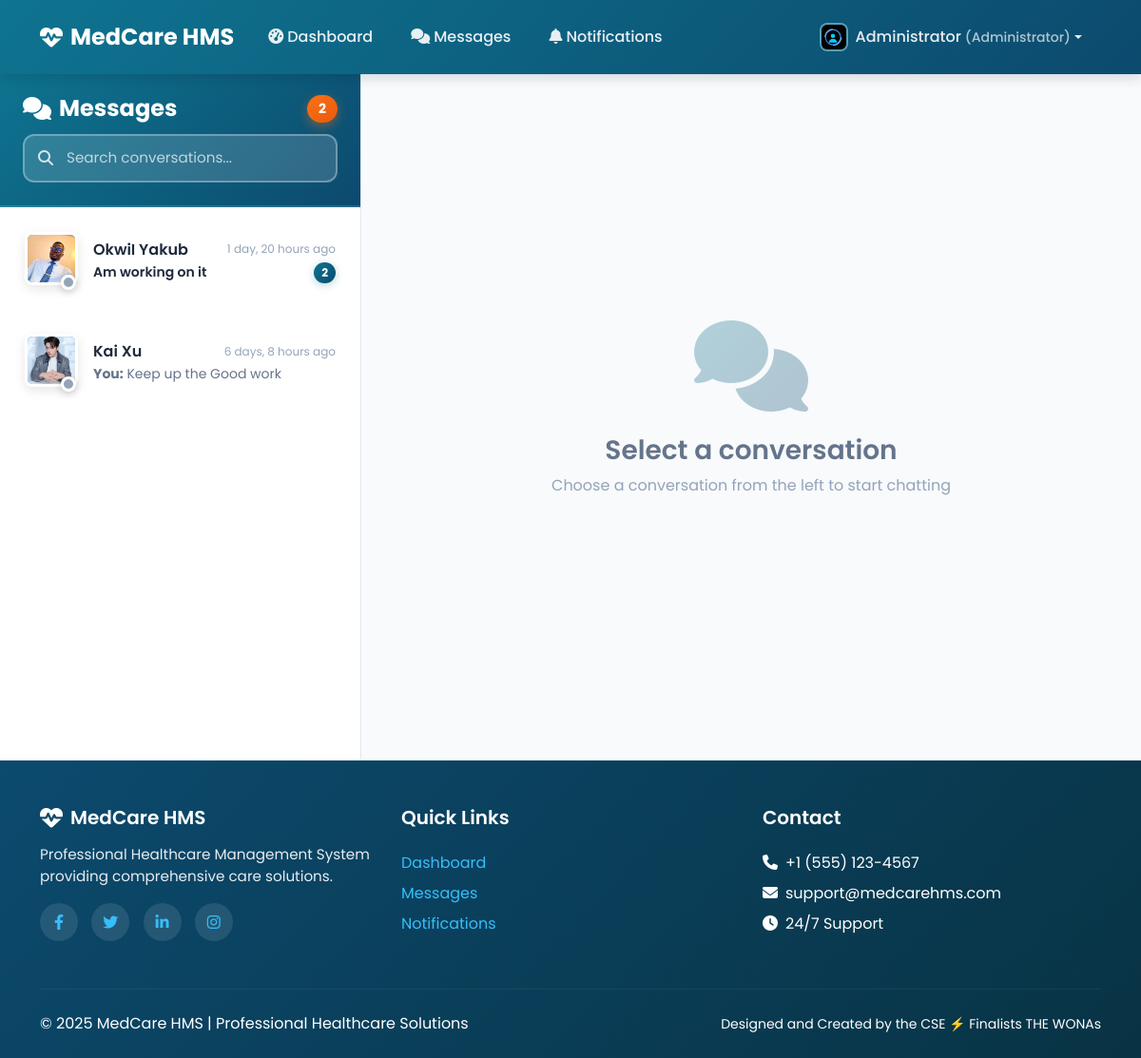
Page /chat/ (signed in) on the earlier database version.
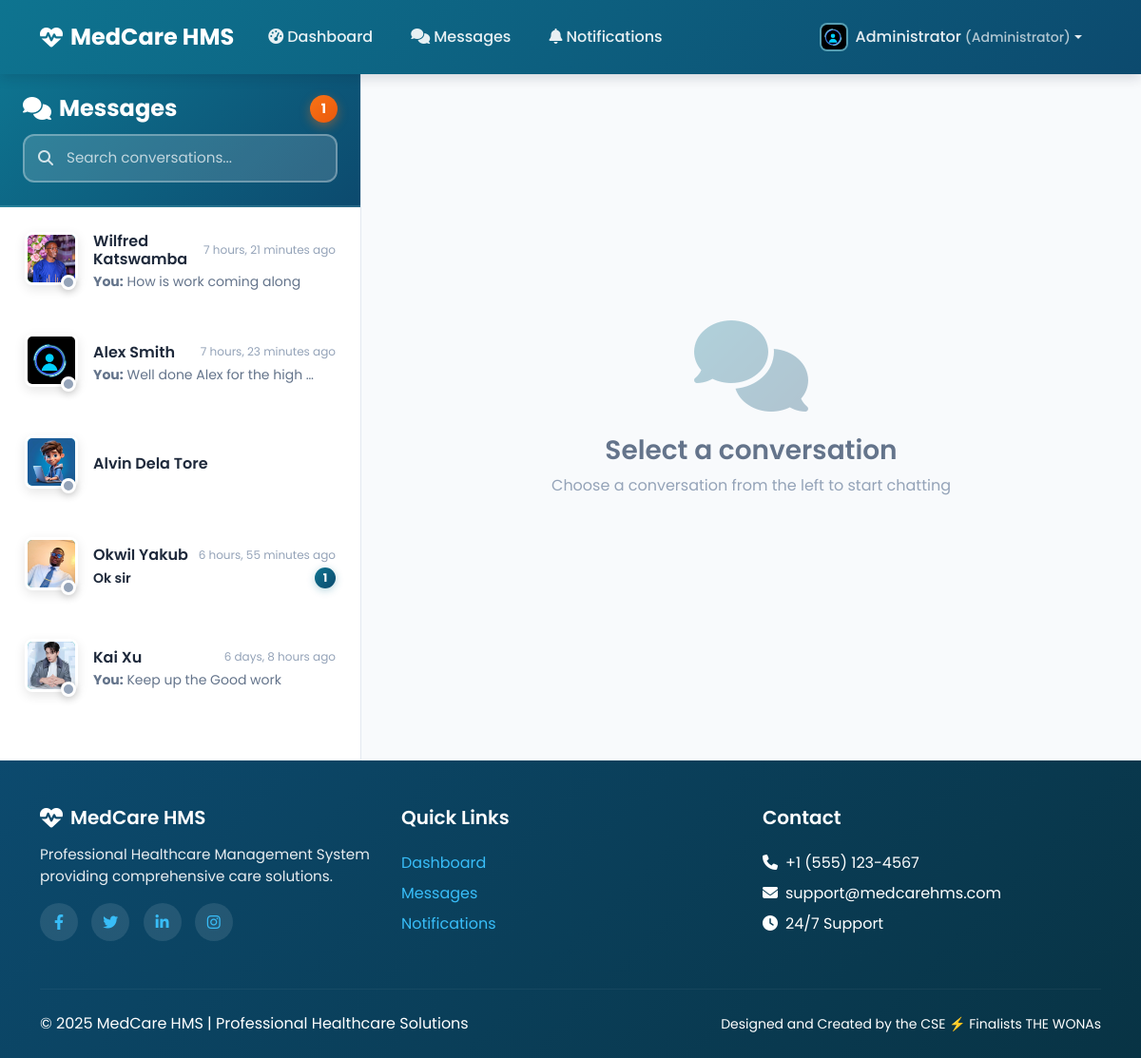
Same page on the later database version.
### chat/models.py (models this page shows, shortened)
class Thread(models.Model):
    participants = models.ManyToManyField(User, related_name='chat_threads')
    created = models.DateTimeField(auto_now_add=True)
    updated = models.DateTimeField(auto_now=True)
    def get_unread_count_for_user(self, user):
        return self.messages.filter(is_read=False).exclude(sender=user).count()

class ChatMessage(models.Model):
    thread = models.ForeignKey(Thread, on_delete=models.CASCADE, related_name='messages')
    sender = models.ForeignKey(User, on_delete=models.CASCADE)
    message = models.TextField(blank=True)
    timestamp = models.DateTimeField(auto_now_add=True)
    is_read = models.BooleanField(default=False)
    read_at = models.DateTimeField(null=True, blank=True)
    attachment = models.FileField(upload_to='chat_attachments/%Y/%m/%d/', null=True, blank=True)
    attachment_type = models.CharField(max_length=20, null=True, blank=True)  # 'image', 'document', 'other'
    appointment = models.ForeignKey(
        'patients.Appointment',
        on_delete=models.SET_NULL,
        null=True,
        blank=True,
        related_name='chat_messages'
    )
    class Meta:
        ordering = ['timestamp']

### chat/views.py (the view, shortened to what this page needs)
# urls.py: path('', views.thread_list_view, name='thread_list'),
@login_required
def thread_list_view(request, thread_id=None):
    user_threads = Thread.objects.filter(participants=request.user).order_by('-updated')
    threads_with_other_user = []
    total_unread = 0
    for thread in user_threads:
        other_participant = thread.participants.exclude(id=request.user.id).first()
        last_message = thread.messages.order_by('-timestamp').first()
        unread_count = thread.get_unread_count_for_user(request.user)
        total_unread += unread_count
        is_online = False
        if other_participant:
            try:
                is_online = other_participant.presence.is_online
            except UserPresence.DoesNotExist:
                is_online = False
        threads_with_other_user.append({
            'thread_object': thread,
            'other_user': other_participant,
            'last_message': last_message,
            'unread_count': unread_count,
            'is_online': is_online
        })
    active_thread = None
    messages = []
    other_user = None
    patient_context = None
    is_online = False
    last_seen = None
    canned_responses = []
    context = {
        'threads': threads_with_other_user,
        'total_unread': total_unread,
        'active_thread': active_thread,
        'messages': messages,
        'other_user': other_user,
        'patient_context': patient_context,
        'is_online': is_online,
        'last_seen': last_seen,
        'canned_responses': canned_responses
    }
    return render(request, 'chat/combined_chat.html', context)

### accounts/templatetags/profile_tags.py (called while the page is built)
@register.simple_tag
def get_profile_image_url(user):
    try:
        if hasattr(user, 'doctorprofile') and user.doctorprofile.profile_picture:
            return user.doctorprofile.profile_picture.url
        elif hasattr(user, 'patientprofile') and user.patientprofile.profile_picture:
            return user.patientprofile.profile_picture.url
        elif hasattr(user, 'receptionistprofile') and user.receptionistprofile.profile_picture:
            return user.receptionistprofile.profile_picture.url
    except (AttributeError, ValueError):
        pass
    return '/static/profile_pictures/default.jpeg'

@register.simple_tag
def get_user_initials(user):
    if user.first_name and user.last_name:
        return f"{user.first_name[0]}{user.last_name[0]}".upper()
    elif user.first_name:
        return user.first_name[0].upper()
    elif user.username:
        return user.username[0].upper()
    return "U"

### accounts/templatetags/theme_tags.py (called while the page is built)
@register.inclusion_tag('components/theme_detector.html', takes_context=True)
def load_theme_css(context):
    return {
        'theme_class': get_user_theme(context),
        'theme_css': get_theme_css_file(context),
        'theme_colors': get_theme_colors(context)
    }

### templates/chat/combined_chat.html (shortened to what the changed rows need)
{% extends 'base_shared.html' %}
{% load static %}
{% load profile_tags %}
{% block content %}
<div class="chat-app-container">
    <div class="chat-sidebar">
        <div class="chat-sidebar-header">
            <div class="sidebar-header-title">
                <h4>
                    <i class="fas fa-comments"></i>
                    Messages
                </h4>
                {% if total_unread > 0 %}
                <span class="total-unread-badge">{{ total_unread }}</span>
                {% endif %}
            </div>
        </div>
        <div class="chat-threads-list">
            {% if threads %}
                {% for thread_data in threads %}
                <a href="{% url 'chat:thread_detail' thread_data.thread_object.id %}"
                   class="thread-item {% if active_thread and active_thread.id == thread_data.thread_object.id %}active{% endif %}"
                   data-thread-id="{{ thread_data.thread_object.id }}">
                    <div class="thread-avatar">
                        {% profile_image thread_data.other_user size="56" css_class="thread-avatar-img" %}
                        <span class="online-indicator {% if thread_data.is_online %}online{% else %}offline{% endif %}"></span>
                    </div>
                    <div class="thread-content">
                        <div class="thread-header">
                            <h6 class="thread-name">
                                {{ thread_data.other_user.get_full_name|default:thread_data.other_user.username }}
                            </h6>
                            {% if thread_data.last_message %}
                            <span class="thread-time">{{ thread_data.last_message.timestamp|timesince }} ago</span>
                            {% endif %}
                        </div>
                        <div class="thread-preview">
                            {% if thread_data.last_message %}
                            <span class="thread-preview-text {% if thread_data.unread_count > 0 %}unread{% endif %}">
                                {% if thread_data.last_message.sender == request.user %}
                                    <strong>You:</strong>
                                {% endif %}
                                {% if thread_data.last_message.attachment %}
                                    <i class="fas fa-paperclip"></i> Attachment
                                {% else %}
                                    {{ thread_data.last_message.message|truncatewords:6 }}
                                {% endif %}
                            </span>
                            {% endif %}
                            {% if thread_data.unread_count > 0 %}
                            <span class="thread-unread-badge">{{ thread_data.unread_count }}</span>
                            {% endif %}
                        </div>
                    </div>
                </a>
                {% endfor %}
            {% else %}
                <div class="empty-thread-list">
                    <i class="fas fa-inbox"></i>
                    <h5>No conversations yet</h5>
                    <p>Start a new chat to see it here</p>
                </div>
            {% endif %}
        </div>
    </div>
</div>
{% endblock %}

### templates/components/profile_image.html (shortened to what this page needs)
{% load static %}
<div class="profile-image-container" style="position: relative; display: inline-block;">
    <img src="{{ image_url }}"
         alt="{{ user.get_full_name|default:user.username }}"
         class="{{ css_class }}"
         style="width: {{ size }}px; height: {{ size }}px; border-radius: {% if 'rounded' in css_class %}50%{% else %}8px{% endif %}; object-fit: cover; background: {{ role_color }};"
         onerror="this.style.display='none'; this.nextElementSibling.style.display='flex';">
</div>

Differences in the rows shown:
added Thread: get_full_name (picture), other_user.get_full_name "Wilfred Katswamba", last_message.timestamp "7 hours, 21 minutes", shows "You:", last_message.message "How is work coming along"
added Thread: other_user.get_full_name "Alex Smith", last_message.timestamp "7 hours, 23 minutes", shows "You:", last_message.message "Well done Alex for the high …"
added Thread: get_full_name (picture), other_user.get_full_name "Alvin Dela Tore"
computed for Thread "OkwiI Yakub": last_message.timestamp "1 day, 20 hours" → "6 hours, 55 minutes"; last_message.message "Am working on it" → "Ok sir"; unread_count "2" → "1"
Other differences:
{{ total_unread }}: "2" → "1"
